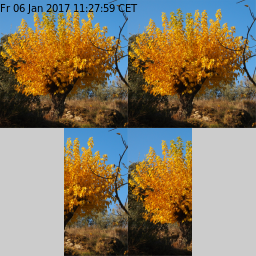

This chart was generated by the following Julia code:
## header to provide surface and context
using Cairo
using Graphics

c = CairoRGBSurface(256,256);
cr = CairoContext(c);

save(cr);
set_source_rgb(cr,0.8,0.8,0.8);    # light gray
rectangle(cr,0.0,0.0,256.0,256.0); # background
fill(cr);
restore(cr);

save(cr);

# put image top left
s = read_from_png("data/mulberry.png"); 
Cairo.image(cr,s,0,0,128,128)

# copy inplace, so to apply copy as source, need coordinate translate
c1 = copy(cr)

save(cr)
translate(cr,128,0)
rectangle(cr,0,0,256,256)
set_source_surface(cr,c1.surface)
paint(cr)
restore(cr)

# copy centered part 
c2 = copy(cr,Graphics.BoundingBox(64,192,0,128))

save(cr)

rectangle(cr,0,0,256,256)
set_source_surface(cr,c2.surface,64,128)
paint(cr)
restore(cr)



## mark picture with current date
restore(cr); 
move_to(cr,0.0,12.0);
set_source_rgb(cr, 0,0,0);
show_text(cr,Libc.strftime(time()));
write_to_png(c,"sample_image_copy.png");
